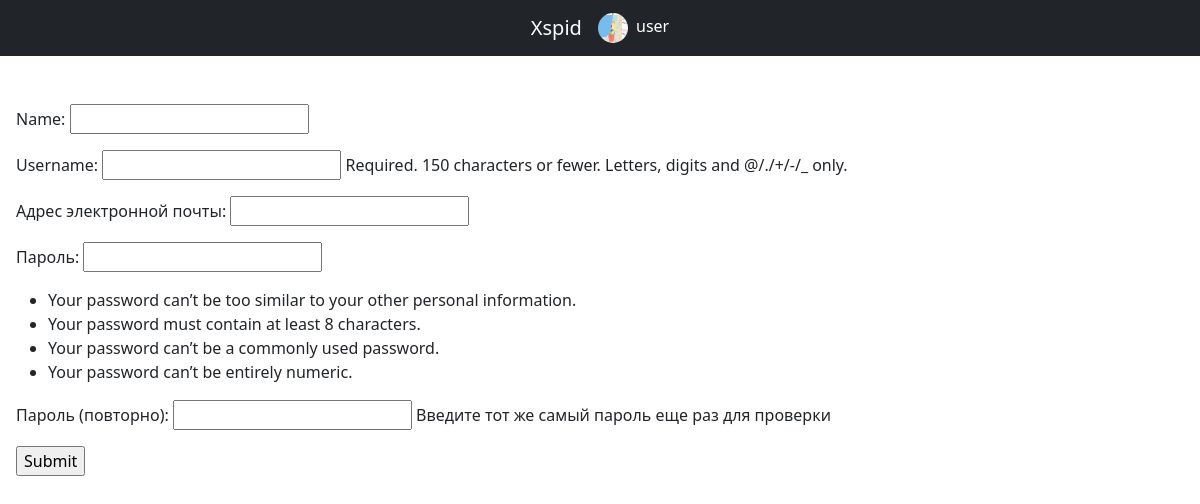
Page /register/ (signed in) on the committed database.
### user_profile/models.py (models this page shows, shortened)
class User(AbstractUser):
    name = models.CharField(max_length=100, unique=True)
    date_joined = models.DateTimeField( auto_now_add=True)
    is_active = models.BooleanField(default=True, db_index=True, verbose_name='Прошел активацию?')
    avatar = models.ImageField(upload_to='avatars/', null=True, blank=True)
    class Meta:
        verbose_name = "user"
        verbose_name_plural = "users"

### user_profile/views.py (the view)
# urls.py: path('register/', RegisterUserView.as_view(),name='register'),
class RegisterUserView(CreateView):
    model = User
    template_name = 'profile/register_user.html'
    form_class = RegisterUserForm
    redirect_field_name = reverse_lazy('main:main')

### user_profile/form.py (shortened to what this page needs)
class RegisterUserForm(forms.ModelForm):
    email = forms.EmailField(required=True, label='Адрес электронной почты')
    password1 = forms.CharField(label='Пароль', widget=forms.PasswordInput,
      help_text=password_validation.password_validators_help_text_html())
    password2 = forms.CharField(label='Пароль (повторно)',
      widget=forms.PasswordInput,
      help_text='Введите тот же самый пароль еще раз для проверки')
    class Meta:
        model = User
        fields = ('name','username', 'email', 'password1', 'password2', )

### main/templates/profile/register_user.html (shortened to what this page needs)
{% extends "index.html" %}
{% block content %}
<form method="POST">{% csrf_token %}
 {{ form.as_p }}
  <input type="submit" name="sumbit">
</form>
    </body>
</html>
{% endblock %}

### main/templates/index.html (shortened to what this page needs)
{% load static %}
<!doctype html>
<html lang="en">
  <head>
    <link href="https://cdn.jsdelivr.net/npm/bootstrap@5.2.0/dist/css/bootstrap.min.css" rel="stylesheet">
  </head>
  <body>
    <nav class="navbar navbar-dark bg-dark">
        <div class="container-fluid justify-content-center">
          <a class="navbar-brand" href="{% url 'user_profile:main' %}">Xspid</a>
          {% if user.is_authenticated %}
            <div class="btn-group" role="group">
                {% if user.avatar %}
                <div><img src='{{ user.avatar.url }}' width="30" height="30" style="border-radius: 50%" data-bs-toggle="dropdown" aria-expanded="false">
                    {% else %}
                    <img src="{% static 'img/user-profile-svgrepo-com.svg' %}"  width="30" height="30" style="border-radius: 50%" data-bs-toggle="dropdown" aria-expanded="false">
                    {% endif %}
                    <span class="text-white bg-dark mt-1 ms-1"> {{user.username}}</span>
                </div>
            {% else %}
            <a  href="{% url 'user_profile:register' %}">Регистрация</a>/
            <a  href="{% url 'user_profile:login' %}">Вход</a>
            {% endif %}
        </div>
      </nav>
      <div class = 'mt-5 ms-3'>
    {% block content %}
    {% endblock %}
</body>
</html>

### rows in the picture
User: avatar (picture), username "user"
